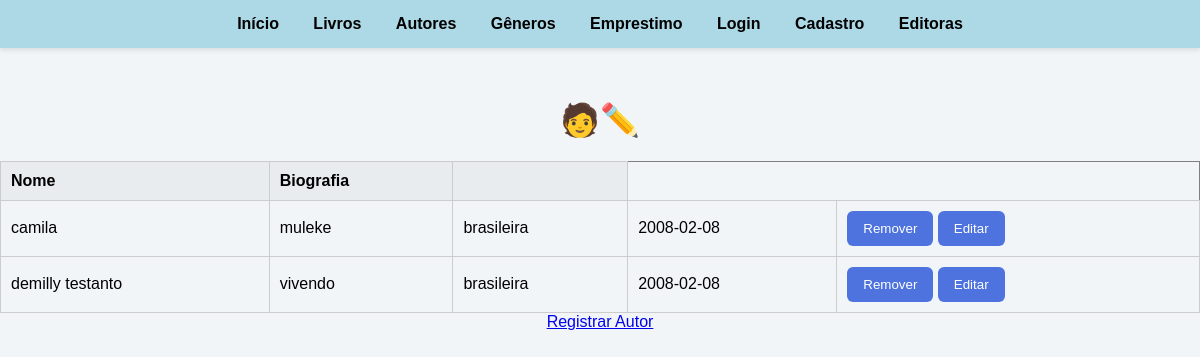
/autores (signed in), run on an earlier commit of the app's database.
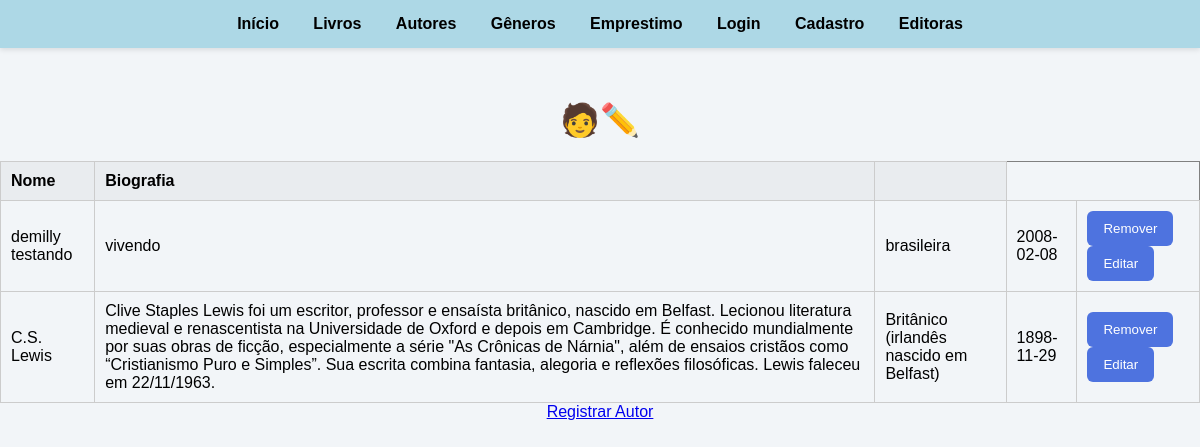
And on a later commit of the database.
### tables this page shows
CREATE TABLE autores (
    id_autor INTEGER PRIMARY KEY AUTOINCREMENT,
    nome_autor VARCHAR(255) NOT NULL,
    nacionalidade VARCHAR(255),
    data_nascimento DATE,
    biografia TEXT
);

### app.py (the view)
@app.route('/autores', methods=["GET","POST"])
@login_required
def autores():
    conexao = obter_conexao()
    autores = conexao.execute('SELECT * FROM autores').fetchall()
    conexao.close()
    return render_template('autores.html',autores = autores)

### app.py (called while the page is built)
@login_manager.user_loader
def load_user(user_id):
    return User.achar_email(user_id)

### database.py (called while the page is built)
def obter_conexao():
    conexao = sqlite3.connect('livros.db')
    conexao.execute("PRAGMA foreign_keys = ON")
    conexao.row_factory = sqlite3.Row
    return conexao

### modelos/__init__.py (called while the page is built)
    @classmethod
    def achar_email(cls, email):
        conexao = obter_conexao()
        sql = "SELECT * FROM usuarios WHERE email = ?"
        resultado = conexao.execute(sql, (email,)).fetchone()
        if resultado:
            return User(
                email=resultado['email'],
                nome=resultado['nome_usuario'],
                senha=resultado['senha_usuario'],
                numero_telefone=resultado['numero_telefone'],
                data_inscricao=resultado['data_inscricao']
            )
        return None

### templates/autores.html (shortened to what this page needs)
{% extends 'base.html'%}
{% block conteudo %}
    <h1>🧑✏️ </h1>
    {% if autores %}
    <table border="1">
        <tr>
            <th>Nome</th>
            <th>Biografia</th>
            <th></th>
        </tr>
        {% for autor in autores %}
        <tr>
            <td>{{ autor.nome_autor }}</td>
            <td>{{ autor.biografia }}</td>
            <td>{{ autor.nacionalidade }}</td>
            <td>{{ autor.data_nascimento }}</td>
            <td>
                <a>
                    <form action="{{ url_for('remover_autor', id = autor.id_autor) }}" method="post" style="display:inline;">
                    <button type="submit">Remover</button>
                    </form>
                </a>
                <a href="{{ url_for('editar_autor', id = autor.id_autor) }}"><button type="button">Editar</button></a>
            </td>
        </tr>
        {% endfor %}
    </table>
    {% else %}
        <p>Nenhum autor cadastrado.</p>
    {% endif %}
    <a href="{{url_for('registrar_autor')}}">Registrar Autor</a>
{% endblock %}

### templates/base.html (shortened to what this page needs)
<!DOCTYPE html>
<html lang="en">
<head>
    <link rel="stylesheet" href="{{ url_for('static', filename='style.css')}}">
</head>
<body>
    {% include 'componentes/menu.html' %}
    {% block conteudo %}
    {% endblock %}
</body>
</html>

### templates/componentes/menu.html
<nav>
    <div class="links">
        <a href="{{ url_for('index') }}">Início</a>
        <a href="{{ url_for('livros') }}">Livros</a>
        <a href="{{ url_for('autores') }}">Autores</a>
        <a href="{{ url_for('generos') }}">Gêneros</a>
        <a href="{{ url_for('emprestimo') }}">Emprestimo</a>
        <a href="{{ url_for('login') }}">Login</a>
        <a href="{{ url_for('cadastro') }}">Cadastro</a>
        <a href="{{ url_for('editoras')}}">Editoras</a>
    </div>
</nav>

### static/style.css (style rules this page uses)
nav { background-color: #add8e6; padding: 15px 0; text-align: center; box-shadow: 0 2px 5px rgba(0, 0, 0, 0.1); position: fixed; top: 0; left: 0; width: 100%; z-index: 1000; }
nav a { color: #000; text-decoration: none; margin: 0 15px; font-weight: bold; font-family: Arial, sans-serif; transition: 0.2s; }
body { background-color: #f2f5f8; margin: 0; font-family: Arial, sans-serif; text-align: center; padding-top: 80px; }
h1 { color: #333; }
table { width: 100%; border-collapse: collapse; margin-top: 20px; }
table th, table td { border: 1px solid #ccc; padding: 10px; text-align: left; }
table th { background-color: #e9ecef; }
button { background-color: #4e73df; color: white; border: none; padding: 10px 16px; border-radius: 6px; cursor: pointer; transition: background-color 0.3s; }

What changed in the data, as far as the page shows it:
removed autores: nome_autor "camila", biografia "muleke", nacionalidade "brasileira", data_nascimento "2008-02-08"
changed autores "vivendo": nome_autor "demilly testanto" → "demilly testando"
added autores: nome_autor "C.S. Lewis", biografia "Clive Staples Lewis foi um escritor, professor e ensaísta britânico, nascido em Belfast. Lecionou literatura medieval e renascentista na Universidade de Oxford e depois em Cambridge. É conhecido mundialmente por suas obras de ficção, especialmente a série \"As Crônicas de Nárnia\", além de ensaios cristãos como “Cristianismo Puro e Simples”. Sua escrita combina fantasia, alegoria e reflexões filosóficas. Lewis faleceu em 22/11/1963.", nacionalidade "Britânico (irlandês nascido em Belfast)", data_nascimento "1898-11-29"
